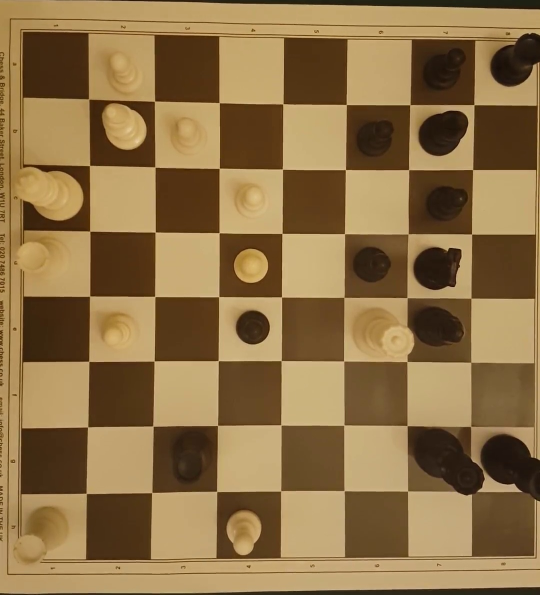
#> input picture ChessVisualiser/videos/test.jpg, 1080 x 1190 px, given in place of 1.mp4, which was not available (shown at 1/2 size)
$ python app.py   (older library calls are emulated)
#> lines starting #> are read from the running program, lines starting #| are printed output that depends on the picture; pictures that were not available may be replaced by others from this repository, and a replacement may not be noted
#> further down, source is the input picture: shape (1190, 1080, 3); mean B, G, R 71.2, 113.6, 141.9
import numpy as np
import random
import cv2  # pip install opencv-python
from matplotlib import pyplot as plt
import math as Math
from matplotlib import image as image
import easygui  # pip install easygui


# [67 lines left out: functions getCroppingRegion, getOrientation, not called in this run]


def getSaddle(gray_img):
    img = gray_img.astype(np.float64)
    gx = cv2.Sobel(img, cv2.CV_64F, 1, 0)
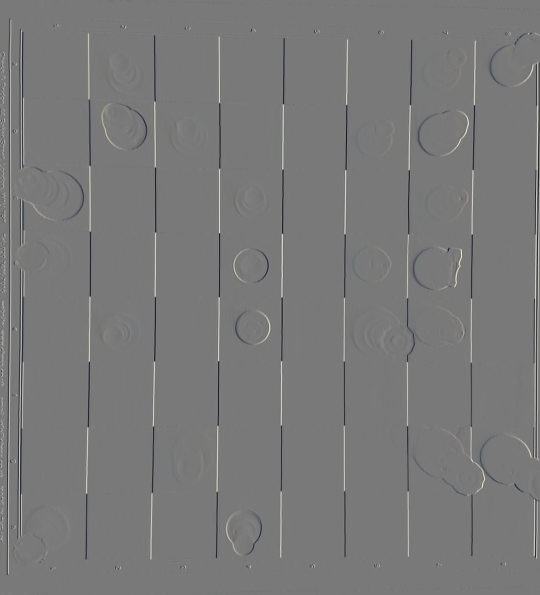
#> gx: shape (1190, 1080, 3) float64 (shown at 1/2 size); mean B, G, R 0.2, 0.1, 0.1; drawn with min black and max white
    gy = cv2.Sobel(img, cv2.CV_64F, 0, 1)
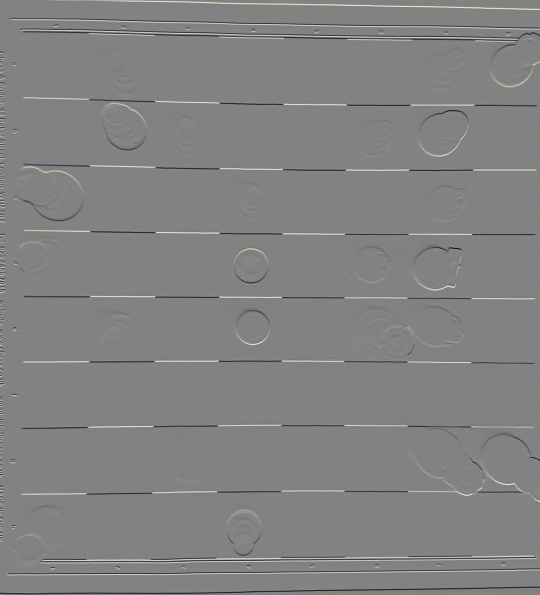
#> gy: shape (1190, 1080, 3) float64 (shown at 1/2 size); mean B, G, R -0.1, -0.1, -0.1; drawn with min black and max white
    gxx = cv2.Sobel(gx, cv2.CV_64F, 1, 0)
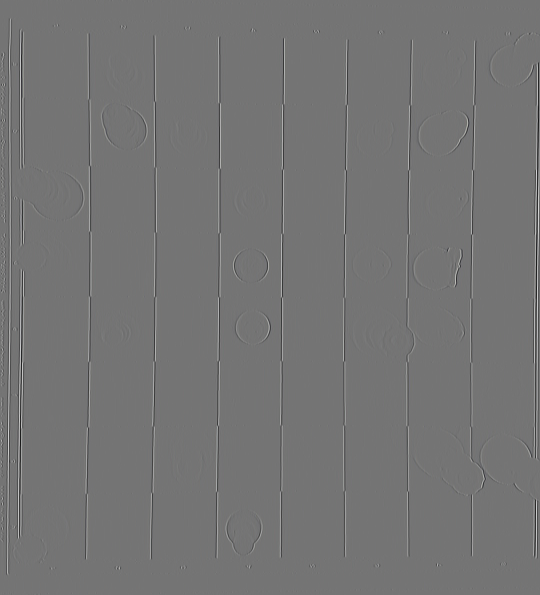
#> gxx: shape (1190, 1080, 3) float64 (shown at 1/2 size); mean B, G, R 0, 0, 0; drawn with min black and max white
    gyy = cv2.Sobel(gy, cv2.CV_64F, 0, 1)
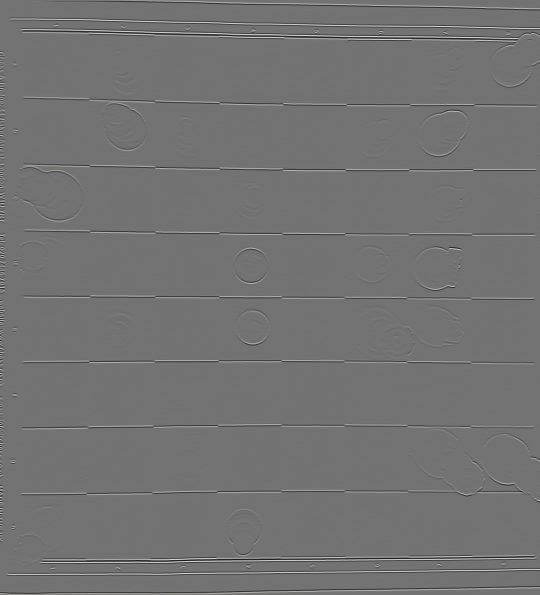
#> gyy: shape (1190, 1080, 3) float64 (shown at 1/2 size); mean B, G, R -0.2, -0.3, -0.3; drawn with min black and max white
    gxy = cv2.Sobel(gx, cv2.CV_64F, 0, 1)
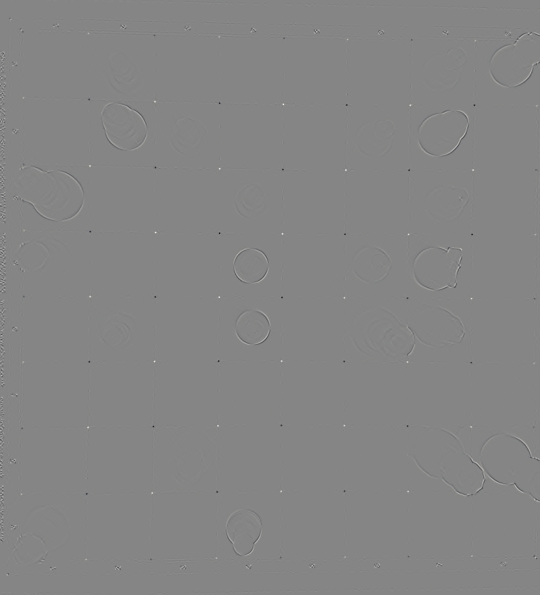
#> gxy: shape (1190, 1080, 3) float64 (shown at 1/2 size); mean B, G, R 0, 0, 0; drawn with min black and max white

    S = gxx * gyy - gxy ** 2
    return S


# Opening an image from a file:
# source = cv2.imread("./Frames/0.jpg")
video = cv2.VideoCapture('./Video/1.mp4')
success, source = video.read()

#blur_img = cv2.blur(source, (3, 3))  # Blur it
saddle = getSaddle(source)
# [25 lines of commented-out code are left out]

plt.figure()
plt.subplot(1, 1, 1), plt.imshow(saddle, cmap='gray')
plt.title('Original'), plt.xticks([]), plt.yticks([])
plt.show()
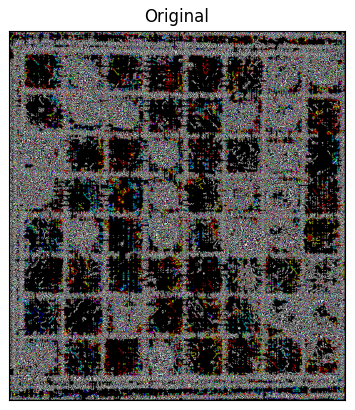
#> figure drawn by matplotlib, 1 panel; B, G, R data is drawn as R, G, B
cv2.destroyAllWindows()
